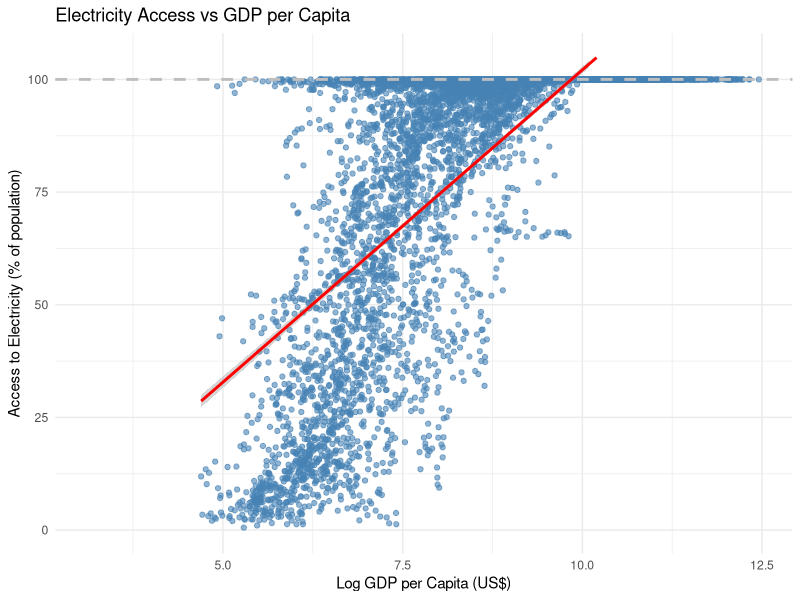
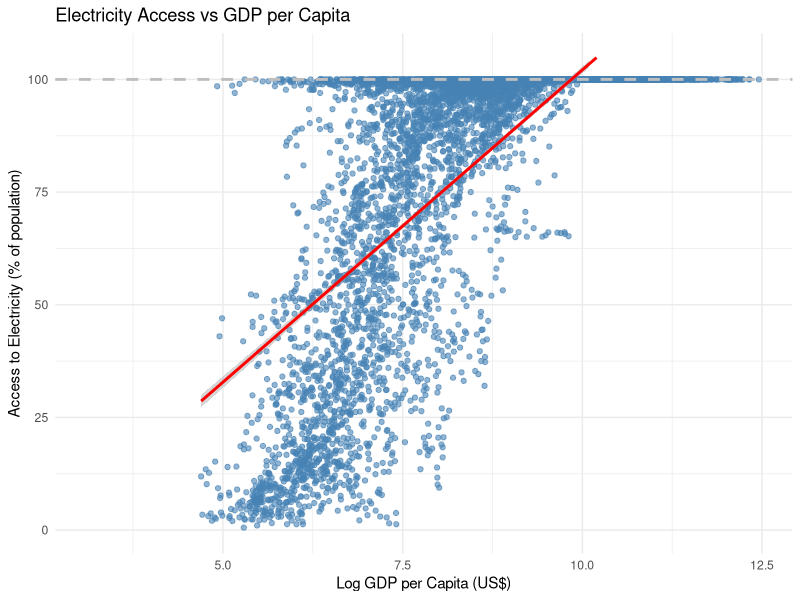

These charts were generated, in order, by the following R code: (Note: this script raises an error after producing the figures.)
# ============================================================================
# PROJECT: Economic Growth and Environmental Indicators
# SCRIPT:  Generate summary statistics
# AUTHOR:  Grace Carver
# DATE:    May 28, 2026
# ============================================================================
#
# PURPOSE:
#   Create summary statistics
#   - Descriptive statistics for each indicator
#
# INPUT:
#   data/processed/economic_environment_indicators.csv
#
# OUTPUT:
#   output/tables/summary_statistics.csv
#
# ============================================================================

library(tidyverse)
library(data.table)
library(knitr)
library(here)

# Read cleaned data;

WorldBank <- read.csv(here("data", "processed", "economic_environment_indicators.csv"))

# Create log GDP for easier interpretation;

WorldBank$LogGdpPerCapita <- log(WorldBank$GdpPerCapita)

# Summary statistics for each indicator;

access_summary <- WorldBank %>%
  summarise(
    Indicator = "Access to Electricity",
    Unit = "% of population",
    'Number of Countries' = n_distinct(CountryCode[!is.na(AccessToElec)]),
    Mean = round(mean(AccessToElec, na.rm = TRUE), 2),
    Median = round(median(AccessToElec, na.rm = TRUE), 2),
    Min = round(min(AccessToElec, na.rm = TRUE), 2),
    Max = round(max(AccessToElec, na.rm = TRUE), 2),
    StdDev = round(sd(AccessToElec, na.rm = TRUE), 2),
    'Correlation With LogGDP' = round(cor(AccessToElec, LogGdpPerCapita, 
                                          use = "complete.obs"), 3)
  )

renewables_summary <- WorldBank %>%
  summarise(
    Indicator = "Share of Renewable Electricity",
    Unit = "% of Total",
    'Number of Countries' = n_distinct(CountryCode[!is.na(ShareRenewableElec)]),
    Mean = round(mean(ShareRenewableElec, na.rm = TRUE), 2),
    Median = round(median(ShareRenewableElec, na.rm = TRUE), 2),
    Min = round(min(ShareRenewableElec, na.rm = TRUE), 2),
    Max = round(max(ShareRenewableElec, na.rm = TRUE), 2),
    StdDev = round(sd(ShareRenewableElec, na.rm = TRUE), 2),
    'Correlation With LogGDP' = round(cor(ShareRenewableElec, LogGdpPerCapita, 
                                          use = "complete.obs"), 3)
  )

# Create figure;

WorldBank %>%
  ggplot(aes(x = LogGdpPerCapita, y = AccessToElec)) +
  geom_point(alpha = 0.6, color = "steelblue") +
  geom_smooth(method = "lm", color = "red", se = TRUE) +
  geom_hline(yintercept = 100, linetype = "dashed", color = "gray", size = 1) +
  ylim(0, 105) +  # Set y-axis from 0 to 105
  labs(
    title = "Electricity Access vs GDP per Capita",
    x = "Log GDP per Capita (US$)",
    y = "Access to Electricity (% of population)"
  ) +
  theme_minimal()

ggsave(here("output", "figures", "gdp_vs_electricity.png"), width = 8, height = 5)

# Write tables to CSV;

write.csv(access_summary, here("output", "tables", "access_to_electricity_summary.csv"),
          row.names = FALSE)
write.csv(renewables_summary, here("output", "tables", "share_renewable_electricity_summary.csv"),
          row.names = FALSE)
